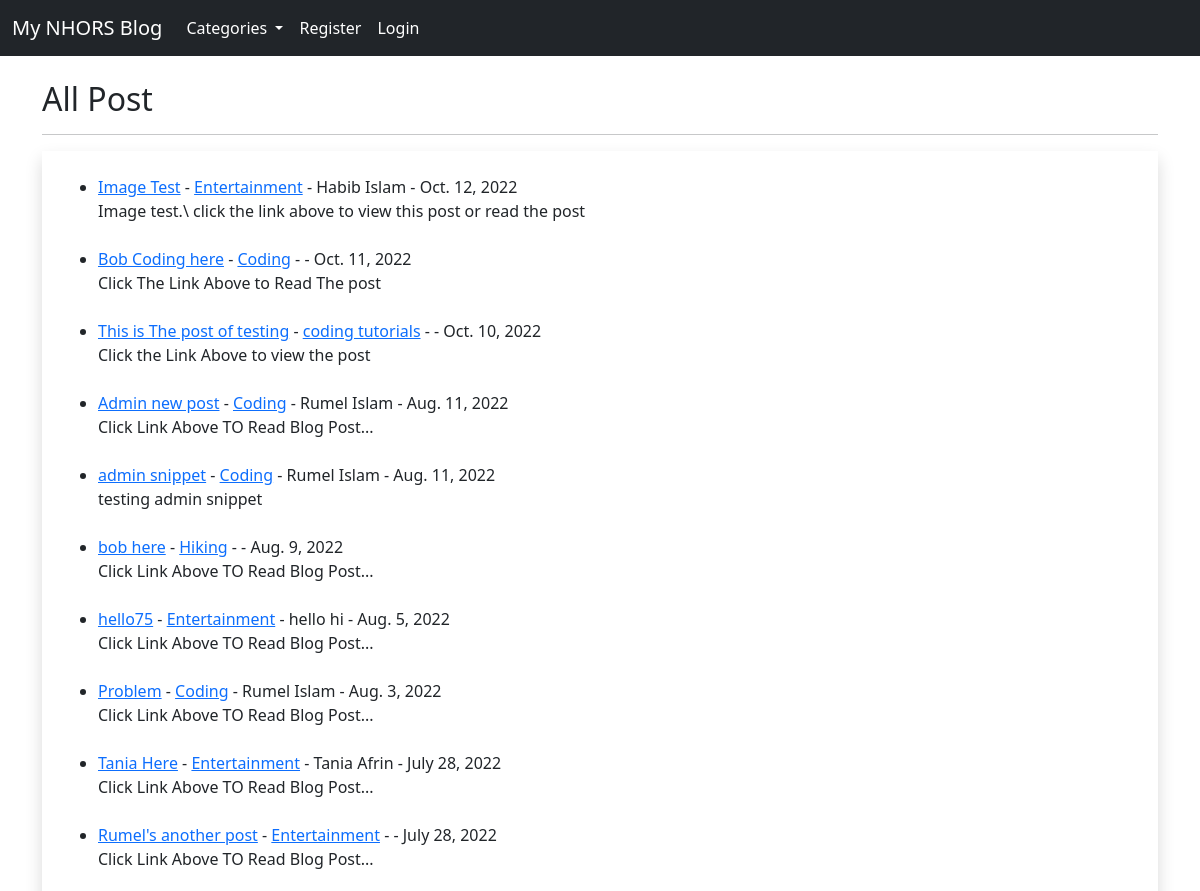
Before: / (upper part) with the older database file.
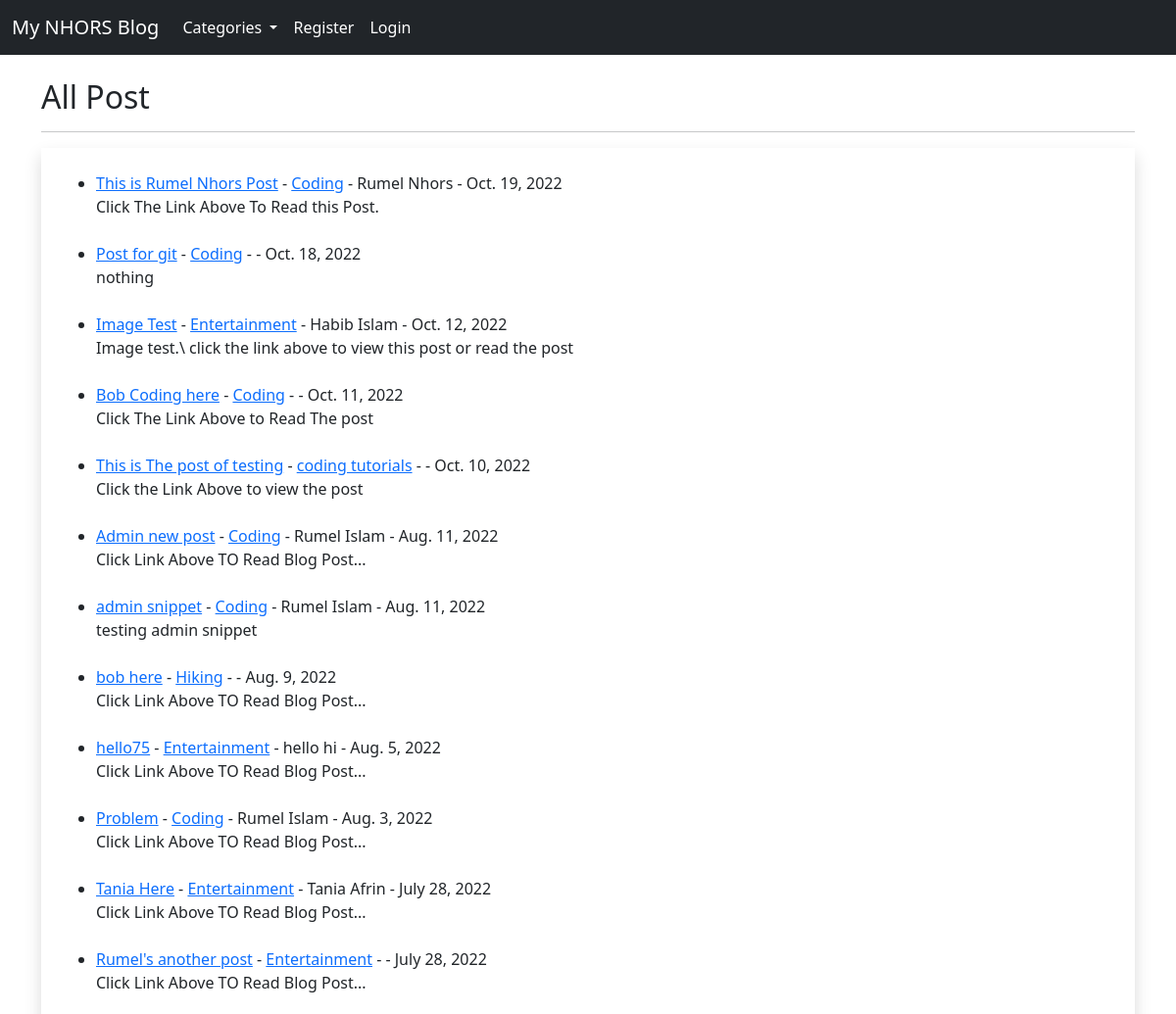
After: the same page with the newer database file.
### theblog/models.py (models this page shows, shortened)
class post(models.Model):
	title = models.CharField(max_length=250)
	header_image = models.ImageField(null=True, blank=True, upload_to='images/')
	title_tag = models.CharField(max_length=200)
	author = models.ForeignKey(User, on_delete=models.CASCADE)
	body = RichTextField(blank=True, null=True)
	post_date = models.DateField(auto_now_add=True)
	category = models.CharField(max_length=250, default='coding')
	snippet = models.CharField(max_length=250)
	likes = models.ManyToManyField(User, related_name='blog_posts')

### theblog/views.py (the view)
# urls.py: path('', HomeView.as_view(), name = "home"),
class HomeView(ListView):
	model = post
	template_name = 'home.html'
	ordering = ['-post_date']
	def get_context_data(self, *args, **kwargs):
		cat_menu = Category.objects.all()
		context = super(HomeView, self).get_context_data(*args, **kwargs)
		context["cat_menu"] = cat_menu
		return context

### theblog/models.py (called while the page is built)
	def __str__(self):
		return self.name

### theblog/templates/home.html (shortened to what this page needs)
{% extends 'base.html' %}
{% block content %}
<h2>All Post</h2><hr>
<div class="container shadow p-4 md-5 bg-body">
	<ul>
		{% for post in object_list %}
		<li>
			<a href="{% url 'article-detail' post.pk %}">{{ post.title }}</a>
		 	- <a href="{% url 'category' post.category|slugify %}">{{ post.category }}</a>
		 	- {{ post.author.first_name }}
			{{ post.author.last_name }} -
			{{ post.post_date }}
			<br/>
		{{ post.snippet }}
		</li><br>
		{% endfor %}
	</ul>
</div><br><br>
{% endblock %}

### theblog/templates/base.html (shortened to what this page needs)
<!doctype html>
<html lang="en">
  <head>
    <link href="https://cdn.jsdelivr.net/npm/bootstrap@5.0.2/dist/css/bootstrap.min.css" rel="stylesheet">
  </head>
  <body>
    <nav class="navbar navbar-expand-lg navbar-dark bg-dark">
  <div class="container-fluid">
    <a class="navbar-brand" href="{% url 'home' %}">My NHORS Blog</a>
    <div class="collapse navbar-collapse" id="navbarSupportedContent">
      <ul class="navbar-nav me-auto">
        {% if cat_menu %}
        <li class="nav-item dropdown">
          <a class="nav-link active dropdown-toggle" href="#" id="navbarScrollingDropdown" role="button" data-bs-toggle="dropdown" aria-expanded="false">
            Categories
          </a>
        </li>
        {% else %}
          <li class="nav-item">
            <a class="nav-link active" href="{% url 'category-list' %}">Categories</a>
          </li>
        {% endif %}
        {% if user.is_authenticated %}
          <li class="nav-item">
            <a class="nav-link active" href="{% url 'add_post' %}">Add Post</a>
          </li>
          <li class="nav-item">
            <a class="nav-link active" href="{% url 'add_category' %}">Add Category</a>
          </li>
          <li class="nav-item dropdown">
            <a class="nav-link active dropdown-toggle" href="#" role="button" data-bs-toggle="dropdown" aria-expanded="false">
            Settings
            </a>
            <ul class="dropdown-menu">
              <li><a class="dropdown-item" href="{% url 'edit_profile' %}">Edit Settings</a></li>
              {% if user.profile.id %}
                <li><a class="dropdown-item" href="{% url 'edit_profile_page' user.profile.id %}">Edit Profile</a></li>
                <a class="dropdown-item" href="{% url 'show_profile_page' user.profile.id %}">Show Profile</a></li>
              {% else %}
                <li><a class="dropdown-item" href="{% url 'create_profile_page' %}">Create Profile</a></li>
              {% endif %}
          </ul>
        </li>
          <li class="nav-item">
            <a class="nav-link active" href="{% url 'logout' %}">Logout</a>
          </li>
        {% else %}
          <li class="nav-item">
            <a class="nav-link active" href="{% url 'register' %}">Register</a>
          </li>
          <li class="nav-item">
            <a class="nav-link active" href="{% url 'login' %}">Login</a>
          </li>
        {% endif %}
      </ul>
    </div>
  </div>
</nav>
  <br>
    <div class="container">
      {% block content %}
      {% endblock %}
    </div>
  </body>
</html>

Changed rows visible on the page:
added post: title "This is Rumel Nhors Post", category "Coding", author.first_name "Rumel", author.last_name "Nhors", post_date "Oct. 19, 2022", snippet "Click The Link Above To Read this Post."
added post: title "Post for git", category "Coding", post_date "Oct. 18, 2022", snippet "nothing"
